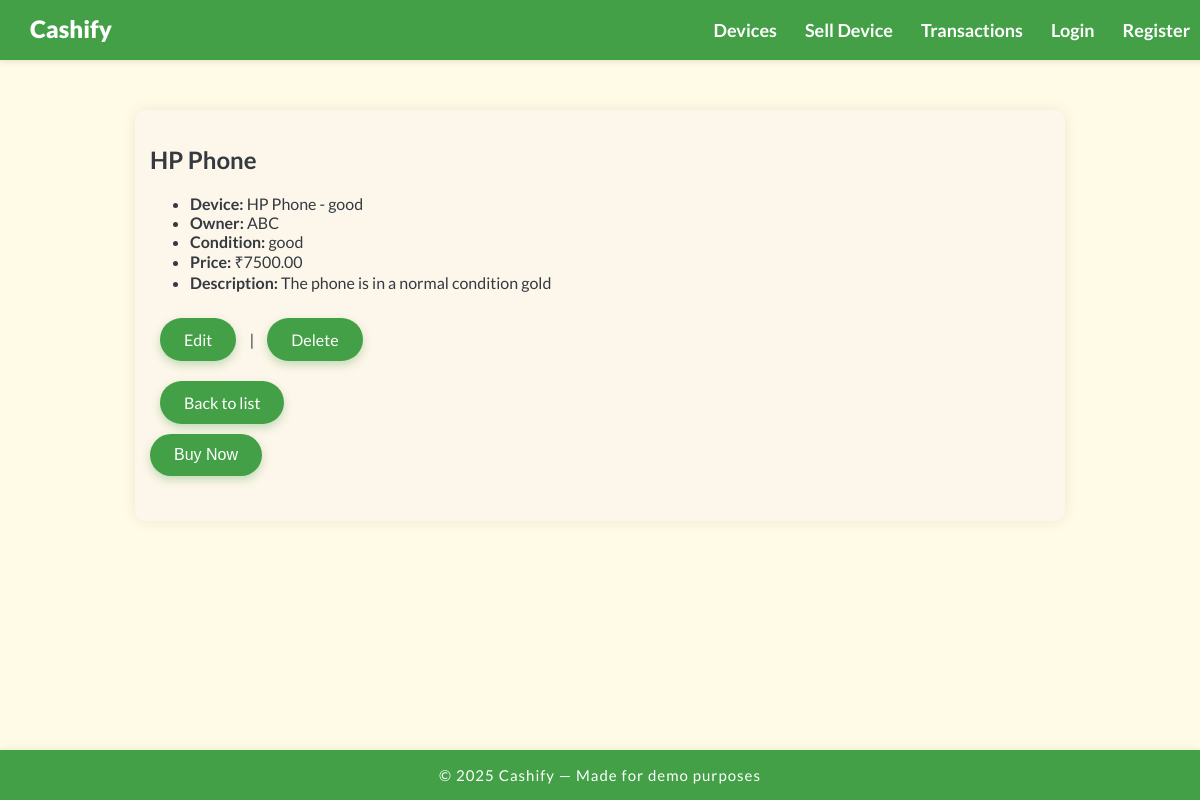
/devices/2/, run on the app's committed database.
### cashify_app/models.py (models this page shows)
class Device(models.Model):
    owner = models.ForeignKey(User, on_delete=models.CASCADE)
    name = models.CharField(max_length=200)
    brand = models.CharField(max_length=100)
    condition = models.CharField(max_length=100)
    price = models.DecimalField(max_digits=10, decimal_places=2)
    description = models.TextField(blank=True)
    image = models.ImageField(upload_to='images/', blank=True, null=True)
    created_at = models.DateTimeField(auto_now_add=True)
    def __str__(self):
        return f"{self.brand} {self.name} - {self.condition}"

### cashify_app/views.py (the view)
# urls.py: path('devices/<int:pk>/', views.device_detail, name='device_detail'),
def device_detail(request, pk):
    device = get_object_or_404(Device, pk=pk)
    return render(request, 'cashify_app/device_detail.html', {'device': device})

### cashify_app/templates/cashify_app/device_detail.html (shortened to what this page needs)
{% extends "cashify_app/base.html" %}
{% block content %}
    <h2>{{ device.brand }} {{ device.name }}</h2>
    <ul>
         <li><strong>Device:</strong> {{ device}}</li>
        <li><strong>Owner:</strong> {{ device.owner.username }}</li>
        <li><strong>Condition:</strong> {{ device.condition }}</li>
        <li><strong>Price:</strong> ₹{{ device.price }}</li>
        <li><strong>Description:</strong> {{ device.description }}</li>
    </ul>
    <a href="{% url 'device_update' device.pk %}" class="button-link">Edit</a> |
    <a href="{% url 'device_delete' device.pk %}" class="button-link">Delete</a>
    <br>
    <a href="{% url 'device_list' %}" class="button-link">Back to list</a>
    {% if request.user != device.owner %}
    <form method="post" action="{% url 'create_transaction' device.pk %}">
        <button type="submit">Buy Now</button>
    </form>
    {% endif %}
{% endblock %}

### cashify_app/static/css/style.css (style rules this page uses)
body { font-family: 'Lato', sans-serif; background-color: #fffbe6; color: #343a40; margin: 0; padding-top: 60px; }
button, input[type=submit] { padding: 12px 24px; font-size: 16px; border-radius: 30px; border: none; cursor: pointer; color: white; background-color: #43a047; box-shadow: 0 4px 8px rgba(67,160,71,0.3); transition: background-color 0.3s ease, box-shadow 0.3s ease; }
a.button-link { display: inline-block; padding: 12px 24px; font-size: 16px; border-radius: 30px; background-color: #43a047; color: white !important; text-decoration: none; box-shadow: 0 4px 8px rgba(67,160,71,0.3); margin: 10px; transition: background-color 0.3s ease; }
form { margin-bottom: 30px; }

### data on the page
Device: brand "HP", name "Phone", brand+name+condition "HP Phone - good", owner.username "ABC", condition "good", price "7500.00", description "The phone is in a normal condition gold"

### other printed values
{{ year|default:"2025" }} "2025"
